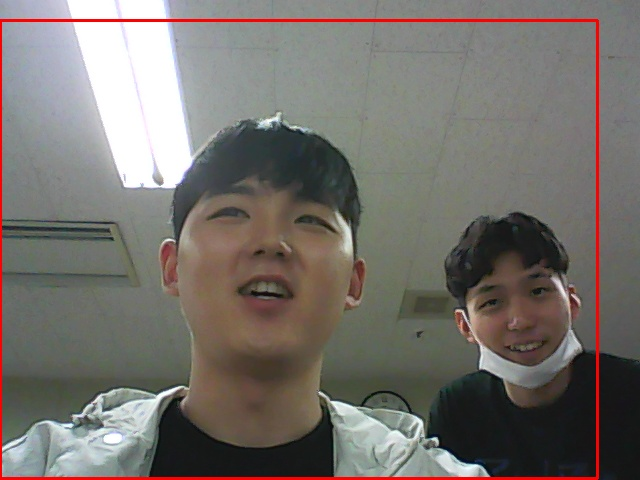
#> input picture motioncapture.jpg, 640 x 480 px, given in place of the camera
$ python detectnemail.py
#> lines starting #> are read from the running program, lines starting #| are printed output that depends on the picture
### motion.py
import cv2
import numpy as np

def diffImage(i):
    diff0 = cv2.absdiff(i[0], i[1])
    diff1 = cv2.absdiff(i[1], i[2])
    return cv2.bitwise_and(diff0, diff1)

def getGrayCameraImage(cam):
    img=cam.read()[1]
    gimg=cv2.cvtColor(img, cv2.COLOR_RGB2GRAY)
    return gimg

def updateCameraImage(cam, i):
    i[0] = i[1]
    i[1] = i[2]
    i[2] = getGrayCameraImage(cam)

# setup video capture
# [25 lines that do not run on import are left out]

### detectnemail.py
import cv2
import numpy as np
import motion
import smtplib
from email.mime.image import MIMEImage
from email.mime.multipart import MIMEMultipart

smtp_server = "smtp.gmail.com"
port = 587
portssl = 465
userid = "pjh3909@gmail.com"
passwd = "rhpripurfwuyrvpm"

def sendmail(image):
    to=[userid]
    imageByte=cv2.imencode(".jpeg", image)[1].tostring()
    msg = MIMEMultipart()
    imageMime=MIMEImage(imageByte)
    msg.attach(imageMime)
    msg["From"] = 'Me'
    msg["To"] = to[0]
    msg["Subject"] = "Invader is coming!"

    #server = smtplib.SMTP_SSL(smtp_server, portssl)
    server = smtplib.SMTP(smtp_server, port)
    server.ehlo_or_helo_if_needed()
    server.starttls()
    server.ehlo_or_helo_if_needed()
    ret, m = server.login(userid, passwd)
    print(ret)
    print(m)
    if ret != 235:
        print("login fail")
        return
    server.sendmail('me', to, msg.as_string())
    server.quit()

if __name__ == "__main__":
    thresh = 16
    cam = cv2.VideoCapture(0)
    cam.set(cv2.CAP_PROP_FRAME_WIDTH, 320)
    cam.set(cv2.CAP_PROP_FRAME_HEIGHT, 240)
    if cam.isOpened() == False:
        print("Cam isn't opened")
        exit()
    i = [None, None, None]
    for n in range(3):
        i[n] = motion.getGrayCameraImage(cam)
#> this loop made 3 passes
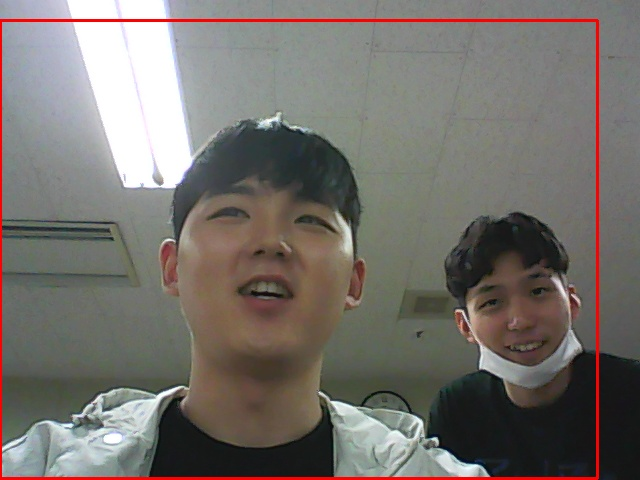
#> input picture motioncapture.jpg, 640 x 480 px, given in place of the camera
#> pass 1, in getGrayCameraImage, `gimg=cv2.cvtColor(img, cv2.COLOR_RGB2GRAY)`:
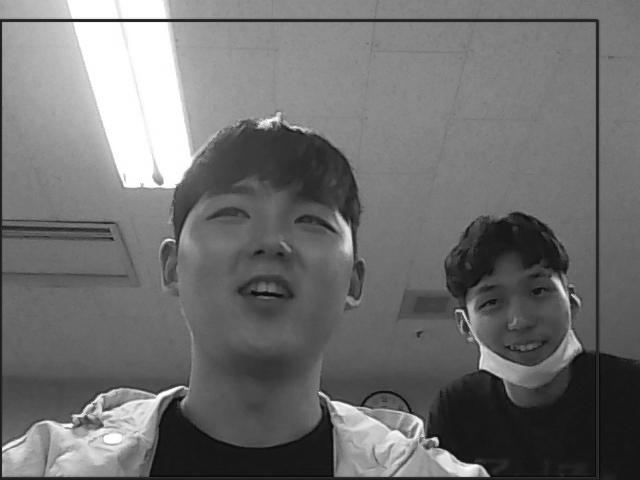
#> gimg: shape (480, 640); min 8, max 255, mean 111.7
#> after the loop, i = 3 items
    flag = False
    checkFlag = 0
    while True:
        diff = motion.diffImage(i)
#> in diffImage, `diff0 = cv2.absdiff(i[0], i[1])`: diff0: shape (480, 640); every value is 0
        ret,thrimg=cv2.threshold(diff, thresh, 1, cv2.THRESH_BINARY)
#> ret = 16
        count = cv2.countNonZero(thrimg)
#> count = 0
        # if invader is checked
        if (count > 1):
            checkFlag += 1
        if checkFlag >= 10 and flag == False:
            sendmail(i[2])
            flag = True
            print("Invader is coming!")
        elif count == 0 and flag == True:
            flag = False
            checkFlag = 0

        # process next image
        motion.updateCameraImage(cam, i)
#> in getGrayCameraImage, img is the input picture: shape (480, 640, 3); mean B, G, R 107.7, 112.7, 117.5

        key = cv2.waitKey(10)
#> (key Esc is pressed here)
        if key == 27:
            break
